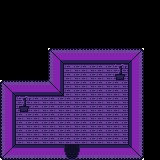

This is a level from a 2D game, rendered from its Tiled map with the project's own tilesets. A one-line summary and the map file follow, with tile-layer data summarised:
An orthogonal 10x10 tile map with 16x16 px tiles, 3 tile layers (Collision, Ground, Top) and 3 objects (Player, NPC, Entrance).

<map version="1.10" tiledversion="1.10.2" orientation="orthogonal" renderorder="right-down" width="10" height="10" tilewidth="16" tileheight="16" infinite="0" nextlayerid="6" nextobjectid="5">
 <editorsettings>
  <export target="house4.json" format="json" />
 </editorsettings>
 <tileset firstgid="1" name="tiles" tilewidth="16" tileheight="16" tilecount="64" columns="8">
  <image source="../img/tileset.png" width="128" height="128" />
 </tileset>
 <layer id="3" name="Collision" width="10" height="10">
  <data>[100 cells, 29 non-empty, 1 distinct tile ids]</data>
 </layer>
 <layer id="1" name="Ground" width="10" height="10">
  <data>[100 cells, 57 non-empty, 11 distinct tile ids]</data>
 </layer>
 <layer id="2" name="Top" width="10" height="10">
  <data>[100 cells, 2 non-empty, 1 distinct tile ids]</data>
 </layer>
 <objectgroup id="5" name="Objects">
  <object id="1" name="Player" x="64" y="128">
   <point />
  </object>
  <object id="2" name="NPC" x="80" y="64">
   <properties>
    <property name="name" value="mary" />
   </properties>
   <point />
  </object>
  <object id="4" name="Entrance" x="68" y="148" width="8" height="8">
   <properties>
    <property name="level" value="world1" />
    <property name="pos" value="32|225" />
   </properties>
  </object>
 </objectgroup>
</map>
